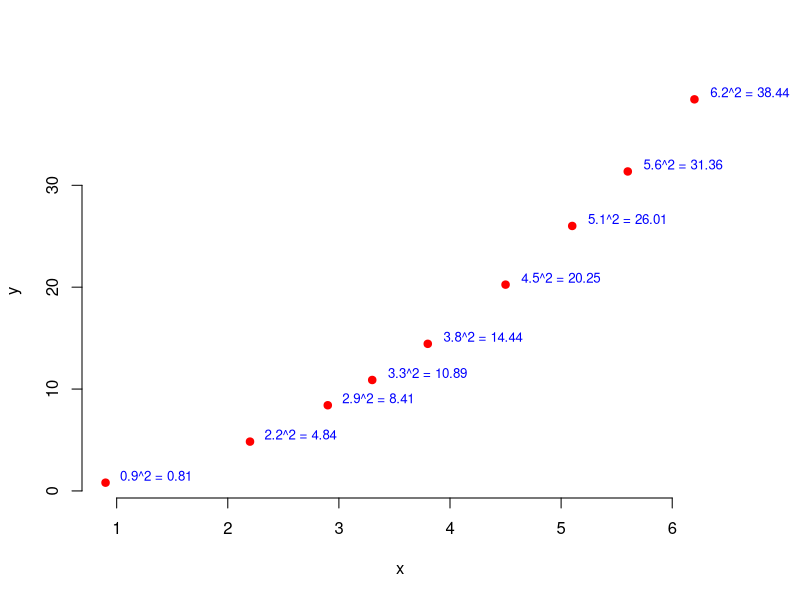

R code for this plot:
X11()

x = c(0.9, 2.2, 2.9, 3.3, 3.8, 4.5, 5.1, 5.6, 6.2)
y = x^2

t = paste0(x, "^2 = ", y)

par(xpd=TRUE) # Enable text to be drawn outside the plot region.

margins_orig = as.numeric(unlist(par()['mar']))
margins_     = margins_orig+c(0, 0, 0.1, 2) # extend top by 0.1, right by 2 
par (mar = margins_)  
# par  (usr = c(min(x)-100, max(x)+10, min(y), max(y)+ 0.1))

plot(x, y, pch=19, col='red',
     bty='n'  # Suppres box around plot
#    xlim=c(min(x), max(x)),
#    ylim=c(min(y), max(y))
#    yaxp=c(
#      floor  (min(y)),
#      ceiling(max(y)),
#      5
#   )
)

text(x, y, t, col='blue', adj=c(-0.2, -0.2), cex=0.8)

z <- locator(1)
